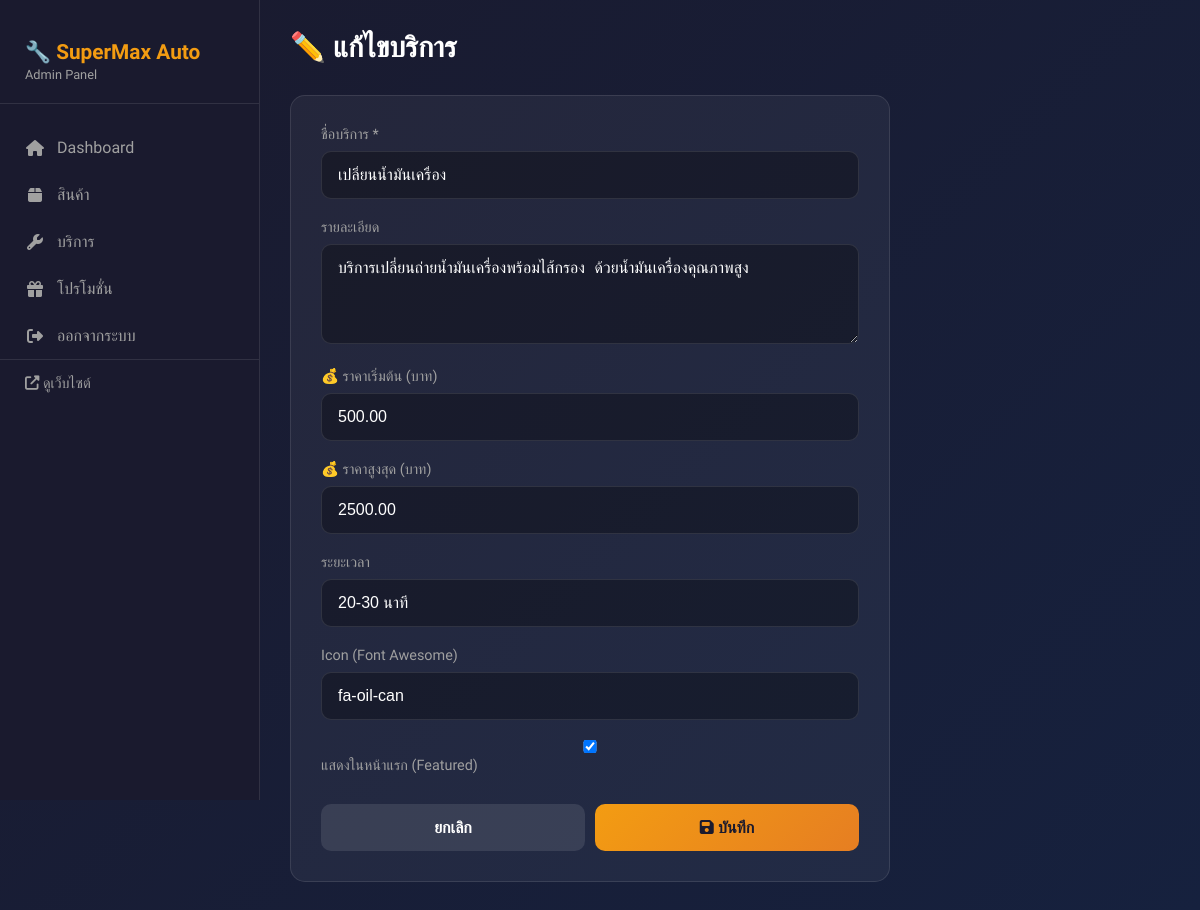
The app's page /admin/service-edit.php?id=2 (signed in) with its own data.
### tables this page shows
CREATE TABLE IF NOT EXISTS services (
    id INT AUTO_INCREMENT PRIMARY KEY,
    name VARCHAR(100) NOT NULL,
    name_en VARCHAR(100),
    description TEXT,
    price_start DECIMAL(10,2),
    price_end DECIMAL(10,2),
    duration VARCHAR(50),
    icon VARCHAR(50),
    image VARCHAR(255),
    is_featured TINYINT(1) DEFAULT 0,
    created_at TIMESTAMP DEFAULT CURRENT_TIMESTAMP
);

### config/database.php (called while the page is built, shortened)
<?php
function getConnection()
{
    try {
        $dsn = "mysql:host=" . DB_HOST . ";dbname=" . DB_NAME . ";charset=" . DB_CHARSET;
        $options = [
            PDO::ATTR_ERRMODE => PDO::ERRMODE_EXCEPTION,
            PDO::ATTR_DEFAULT_FETCH_MODE => PDO::FETCH_ASSOC,
            PDO::ATTR_EMULATE_PREPARES => false,
        ];
        return new PDO($dsn, DB_USER, DB_PASS, $options);
    } catch (PDOException $e) {
        die("Database connection failed: " . $e->getMessage());
    }
}
function fetchOne($sql, $params = [])
{
    $pdo = getConnection();
    $stmt = $pdo->prepare($sql);
    $stmt->execute($params);
    return $stmt->fetch();
}
?>

### admin/service-edit.php (the view, shortened to what this page needs)
<?php
require_once 'header.php';
$id = isset($_GET['id']) ? (int) $_GET['id'] : 0;
$isEdit = $id > 0;
$service = null;
if ($isEdit) {
    $service = fetchOne("SELECT * FROM services WHERE id = ?", [$id]);
}
?>
<div class="page-header">
    <h1><?php echo $isEdit ? '✏️ แก้ไขบริการ' : '➕ เพิ่มบริการ'; ?></h1>
</div>
<div class="form-card">
    <form method="POST">
        <div class="form-group">
            <label for="name">ชื่อบริการ *</label>
            <input type="text" id="name" name="name" required
                value="<?php echo htmlspecialchars($service['name'] ?? ''); ?>">
        </div>
        <div class="form-group">
            <label for="description">รายละเอียด</label>
            <textarea id="description"
                name="description"><?php echo htmlspecialchars($service['description'] ?? ''); ?></textarea>
        </div>
        <div class="form-group">
            <label for="price_start">💰 ราคาเริ่มต้น (บาท)</label>
            <input type="number" id="price_start" name="price_start" step="0.01"
                value="<?php echo $service['price_start'] ?? 0; ?>">
        </div>
        <div class="form-group">
            <label for="price_end">💰 ราคาสูงสุด (บาท)</label>
            <input type="number" id="price_end" name="price_end" step="0.01"
                value="<?php echo $service['price_end'] ?? 0; ?>">
        </div>
        <div class="form-group">
            <label for="duration">ระยะเวลา</label>
            <input type="text" id="duration" name="duration" placeholder="เช่น 30-60 นาที"
                value="<?php echo htmlspecialchars($service['duration'] ?? ''); ?>">
        </div>
        <div class="form-group">
            <label for="icon">Icon (Font Awesome)</label>
            <input type="text" id="icon" name="icon" placeholder="เช่น fa-wrench"
                value="<?php echo htmlspecialchars($service['icon'] ?? ''); ?>">
        </div>
        <div class="form-group">
            <label>
                <input type="checkbox" name="is_featured" value="1" <?php echo ($service['is_featured'] ?? 0) ? 'checked' : ''; ?>>
                แสดงในหน้าแรก (Featured)
            </label>
        </div>
        <div class="form-actions">
            <a href="services.php" class="btn btn-secondary">ยกเลิก</a>
            <button type="submit" class="btn btn-primary">
                <i class="fas fa-save"></i> บันทึก
            </button>
        </div>
    </form>
</div>
<?php require_once 'footer.php'; ?>

### admin/admin.css (style rules this page uses)
:root { --primary: #f39c12; --primary-dark: #e67e22; --dark: #1a1a2e; --dark-light: #16213e; --dark-medium: #0f3460; --light: #ffffff; --light-gray: #a0a0a0; --success: #27ae60; --danger: #e74c3c; --warning: #f39c12; }
* { margin: 0; padding: 0; box-sizing: border-box; }
body { font-family: 'Prompt', 'Segoe UI', sans-serif; background: linear-gradient(135deg, var(--dark), var(--dark-light)); min-height: 100vh; color: var(--light); }
.form-group { margin-bottom: 20px; }
.form-group label { display: block; margin-bottom: 8px; color: var(--light-gray); font-size: 0.9rem; }
.form-group input { width: 100%; padding: 14px 16px; border: 1px solid rgba(255, 255, 255, 0.1); border-radius: 10px; background: rgba(0, 0, 0, 0.3); color: var(--light); font-size: 1rem; transition: all 0.3s; }
.btn { display: inline-block; padding: 14px 28px; border: none; border-radius: 10px; font-size: 1rem; font-weight: 600; cursor: pointer; text-decoration: none; transition: all 0.3s; text-align: center; }
.btn-primary { background: linear-gradient(135deg, var(--primary), var(--primary-dark)); color: var(--dark); width: 100%; }
.page-header { display: flex; justify-content: space-between; align-items: center; margin-bottom: 30px; }
.page-header h1 { font-size: 1.8rem; }
.form-card { background: rgba(255, 255, 255, 0.05); border-radius: 15px; padding: 30px; border: 1px solid rgba(255, 255, 255, 0.1); max-width: 600px; }
.form-group textarea { width: 100%; padding: 14px 16px; border: 1px solid rgba(255, 255, 255, 0.1); border-radius: 10px; background: rgba(0, 0, 0, 0.3); color: var(--light); font-size: 1rem; resize: vertical; min-height: 100px; }
.form-actions { display: flex; gap: 10px; margin-top: 30px; }
.form-actions .btn { flex: 1; }
.btn-secondary { background: rgba(255, 255, 255, 0.1); color: var(--light); }

### records on screen
services: name "เปลี่ยนน้ำมันเครื่อง", description "บริการเปลี่ยนถ่ายน้ำมันเครื่องพร้อมไส้กรอง ด้วยน้ำมันเครื่องคุณภาพสูง", price_start "500.00", price_end "2500.00", duration "20-30 นาที", icon "fa-oil-can", is_featured "☑"
